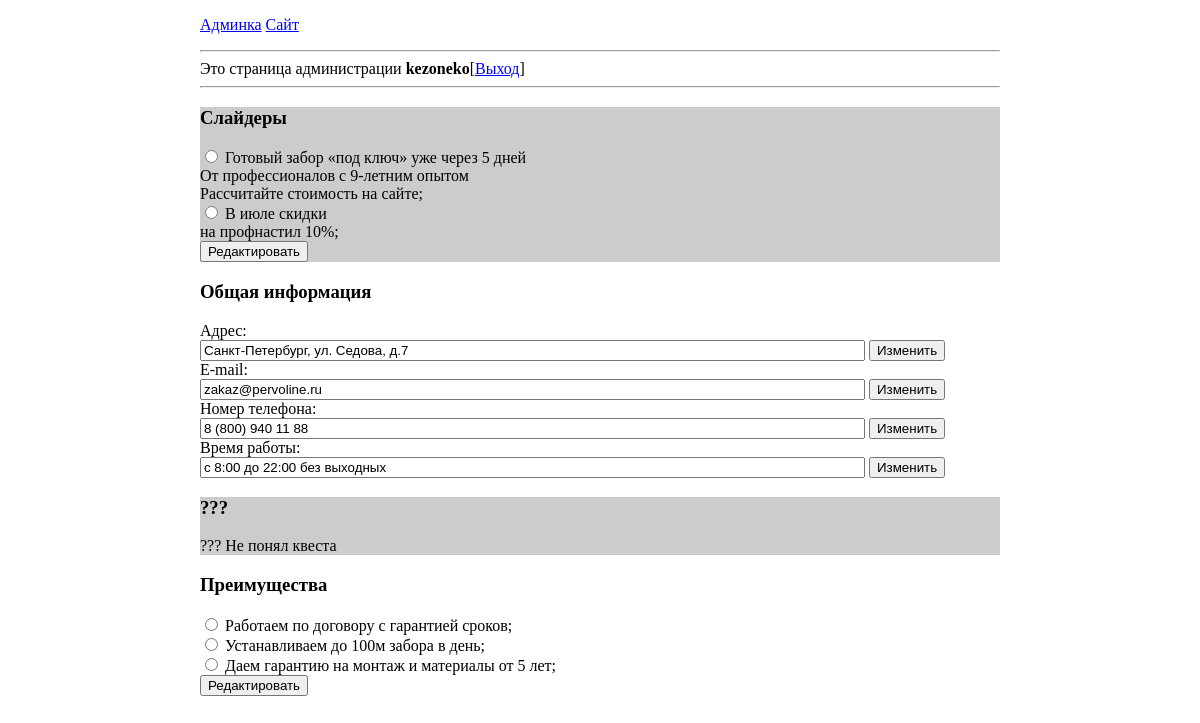
The page /admin/admin.php (signed in) on the database as committed earlier.
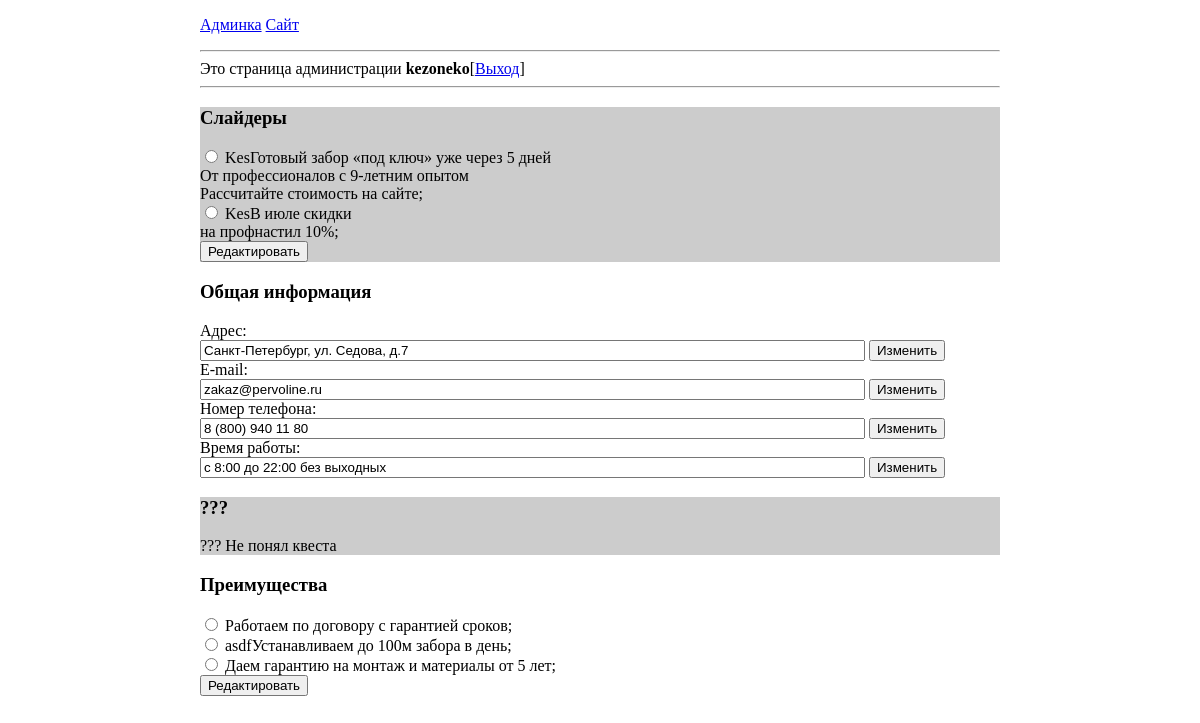
The same page on the database as committed later.
### tables this page shows
CREATE TABLE `advantages` (
  `id` int(7) NOT NULL,
  `adv_text` varchar(255) NOT NULL,
  `type` int(1) NOT NULL DEFAULT '1',
  `icon` varchar(255) NOT NULL
);

CREATE TABLE `settings` (
  `title` varchar(255) NOT NULL,
  `value` varchar(255) NOT NULL
);

### admin/admin.php (the view, shortened to what this page needs)
<?php
include("db.php");
if ($request['mode'] == 'edit-slide') {
	$slider_info = $connection->prepare('SELECT adv_text FROM advantages WHERE id = :id');
	$slider_info->execute(['id' => $request['slider_id']]);
	$slider = $slider_info->fetch(PDO::FETCH_ASSOC);
	$content .= '
<div class="adm">
	<h3>Слайдер</h3>
	<form method="post">
		<textarea name="adv_text" rows="6" cols="100">' . $slider['adv_text'] . '</textarea>
		<input name="slider_id" type="hidden" value="' . $request['slider_id'] . '">
		<input name="mode" type="hidden" value="edit-slide-res">
		<input type="submit" value="Изменить">
	</form>
</div>
';
}
elseif ($request['mode'] == 'edit-sett-address') {
	$sett_info = $connection->prepare("UPDATE settings SET value=:value WHERE title = 'address'");
	$sett_info->bindParam(':value', $request['sett_address']);
	$sett_info->execute();
	if ($sett_info == true) {$content .= 'Адрес успешно изменен';} else {$content .= 'Адрес не изменен';}
}
elseif ($request['mode'] == 'edit-sett-email') {
	$sett_info = $connection->prepare("UPDATE settings SET value=:value WHERE title='email'");
	$sett_info->bindParam(':value',$request['sett_email']);
	$sett_info->execute();
	if ($sett_info == true) {$content .= 'E-mail успешно изменен';} else {$content .= 'E-mail не изменен';}
}
elseif ($request['mode'] == 'edit-sett-phone') {
	$sett_info = $connection->prepare("UPDATE settings SET value=:value WHERE title = 'phone'");
	$sett_info->bindParam(':value', $request['sett_phone']);
	$sett_info->execute();
	if ($sett_info == true) {$content .= 'Номер телефона успешно изменен';} else {$content .= 'Номер телефона не изменен';}
}
elseif ($request['mode'] == 'edit-sett-worktime') {
	$sett_info = $connection->prepare("UPDATE settings SET value=:value WHERE title = 'worktime'");
	$sett_info->bindParam(':value', $request['sett_worktime']);
	$sett_info->execute();
	if ($sett_info == true) {$content .= 'Время работы успешно изменено';} else {$content .= 'Время работы не изменено';}
}
else {
	$slider_info = $connection->prepare('SELECT id, adv_text FROM advantages WHERE type = :type');
	$slider_info->execute(['type' => 1]);
	$content .= '
<div class="adm">
	<h3>Слайдеры</h3>
	<form method="post">
';
	while ($row = $slider_info->fetch(PDO::FETCH_ASSOC)) {
		$content .= '	<label><input name="slider_id" type="radio" value="' . $row['id'] . '"> ' . $row['adv_text'] . ';</label><br>
';
	}
	$content .= '	<input name="mode" type="hidden" value="edit-slide">
		<input type="submit" value="Редактировать">
	</form>
</div>
';
	$sett_info = $connection->prepare('SELECT title, value FROM settings');
	$sett_info->execute();
	$sett_title = array('address' => 'Адрес', 'email' => 'E-mail', 'phone' => 'Номер телефона', 'worktime' => 'Время работы');
	$content .= '
<div class="adm2">
	<h3>Общая информация</h3>
';
	while ($row = $sett_info->fetch(PDO::FETCH_ASSOC)) {
		$content .= '
	<form method="post">
		<label>' . $sett_title[$row['title']] . ':<br><input name="sett_' . $row['title'] . '" type="text" size="80" value="' . $row['value'] . '"></label>
		<input name="mode" type="hidden" value="edit-sett-' . $row['title'] . '">
		<input type="submit" value="Изменить"><br>
	</form>
';
	}
	$content .= '
</div>
';
	$content .= '
<div class="adm">
	<h3>???</h3>
	??? Не понял квеста
</div>
';
	$slider2_info = $connection->prepare('SELECT id, adv_text FROM advantages WHERE type = :type');
	$slider2_info->execute(['type' => 2]);
	$content .= '
<div class="adm2">
	<h3>Преимущества</h3>
	<form method="post">
';
	while ($row = $slider2_info->fetch(PDO::FETCH_ASSOC)) {
		$content .= '	<label><input name="slider2_id" type="radio" value="' . $row['id'] . '"> ' . $row['adv_text'] . ';</label><br>
';
	}
	$content .= '	<input name="mode" type="hidden" value="edit-slide2">
		<input type="submit" value="Редактировать">
	</form>
</div>
';
}
?>
<!DOCTYPE html>
<html lang="ru">
<head>
	<link rel="stylesheet" href="style.css">
</head>
<body>
	<div class="wrapper">
		<p><a href="admin.php">Админка</a> <a href="../index.html">Сайт</a></p>
		<hr />
		Это страница администрации <strong><?= $_SESSION['admin'] ?></strong>[<a href="admin.php?do=logout">Выход</a>]
		<hr />
		<?= $content ?>
	</div>
</body>
</html>

### admin/style.css (style rules this page uses)
.wrapper { width: 800px; margin: 0 auto; }
.adm { background: #ccc; }

Rows that differ between the two databases and show on the page:
changed advantages: slider_id "☐ Готовый забор «под ключ» уже ч" → "☐ KesГотовый забор «под ключ» уж"; adv_text "Готовый забор «под ключ» уже через 5 дней От профессионалов с 9-летним опытом Рассчитайте стоимость на сайте" → "KesГотовый забор «под ключ» уже через 5 дней От профессионалов с 9-летним опытом Рассчитайте стоимость на сайте"
changed advantages: slider_id "☐ В июле скидки на профнастил 10" → "☐ KesВ июле скидки на профнастил"; adv_text "В июле скидки на профнастил 10%" → "Kes В июле скидки на профнастил 10%"
changed settings "Номер телефона": sett_phone "8 (800) 940 11 88" → "8 (800) 940 11 80"
changed advantages: slider2_id "☐ Устанавливаем до 100м забора в" → "☐ asdfУстанавливаем до 100м забо"; adv_text "Устанавливаем до 100м забора в день" → "asdfУстанавливаем до 100м забора в день"
